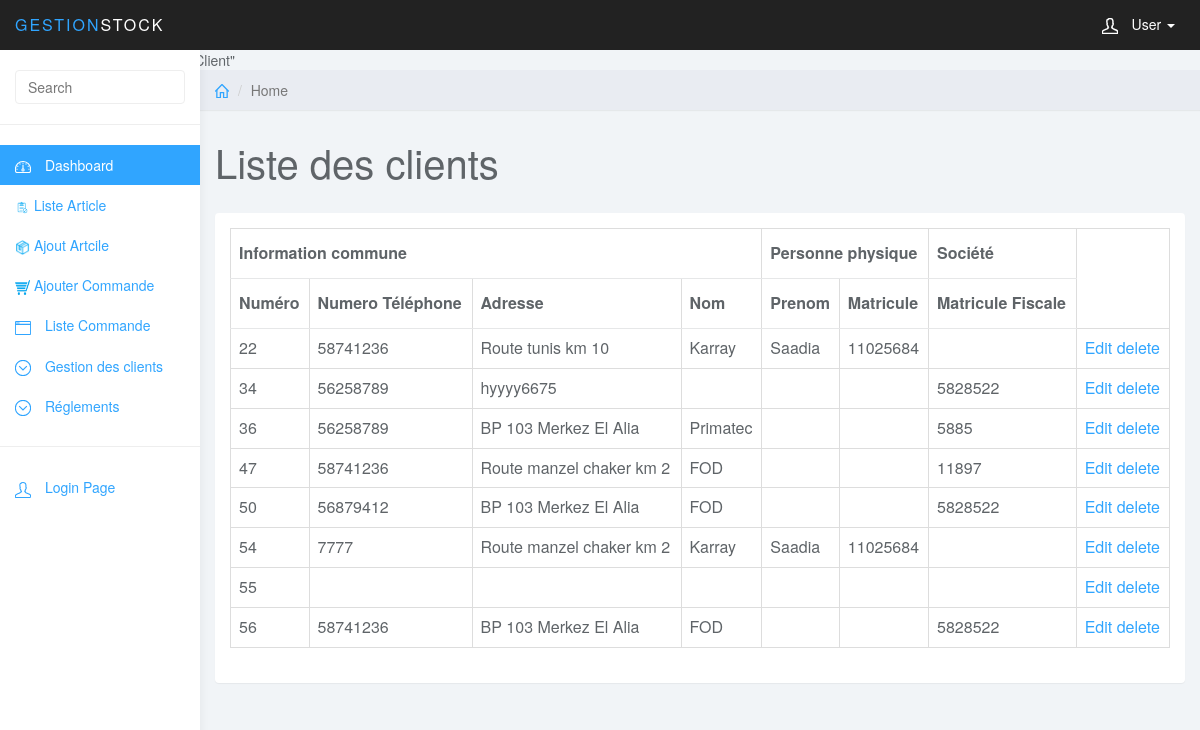
Page /index.controller.php?action=listeClient&controller=client on the committed database.
### tables this page shows
CREATE TABLE `client` (
  `id` int(11) NOT NULL,
  `num_tel` varchar(8) NOT NULL,
  `adr_client` varchar(50) NOT NULL,
  `type_id` char(1) NOT NULL,
  `mat_fiscale` varchar(10) NOT NULL,
  `mat_client` varchar(8) NOT NULL,
  `nom_client` varchar(20) NOT NULL,
  `prenom_client` varchar(20) NOT NULL
);

### models/client.class.php (called while the page is built, shortened)
<?php
class Client
{
	public function getAll($cnx)
	{
		$query = 'SELECT * FROM client';
		$tab=$cnx->query($query)->fetchAll(PDO::FETCH_OBJ);
		return $tab;
	}
}
?>

### views/client/client_liste.php (the view, shortened to what this page needs)
<?php include('include/header.php') ?>
	<div class="col-sm-9 col-sm-offset-3 col-lg-10 col-lg-offset-2 main">
		<div class="row">
			<ol class="breadcrumb">
				<li><a href="index.php"><svg class="glyph stroked home"><use xlink:href="#stroked-home"></use></svg></a></li>
				<li class="active">Home</li>
			</ol>
		</div>
		<div class="row">
			<div class="col-lg-12">
				<h1 class="page-header">Liste des clients</h1>
			</div>
		</div>
		<div class="row">
			<div class="col-lg-12">
				<div class="panel panel-default">
					<div class="panel-body">
						<table class="table table-bordered" >
						    <thead>
								<tr>
								   <th colspan="4" scope="colgroup">Information commune</th>
								   <th colspan="2" scope="colgroup">Personne physique</th>
								   <th colspan="1" scope="colgroup">Société</th>
								</tr>
								 <tr>
								   <th>Numéro</th>
								   <th>Numero Téléphone</th>
								   <th>Adresse</th>
								   <th>Nom</th>
								   <th scope="col">Prenom</th>
								   <th scope="col">Matricule</th>
								   <th scope="col">Matricule Fiscale</th>
								 </tr>
							</thead>
							<?php foreach ($res as $client) { ?>
							<tr>
							<td><?php echo $client->id; ?></td>
							<td><?php echo $client->num_tel; ?></td>
							<td><?php echo $client->adr_client; ?></td>
							<td><?php echo $client->nom_client; ?></td>
							<td><?php echo $client->prenom_client; ?></td>
							<td><?php echo $client->mat_client; ?></td>
							<td><?php echo $client->mat_fiscale; ?></td>
							<td>
							<a href="index.controller.php?controller=client&action=showEdit&id=<?php echo $client->id; ?>">Edit</a>
							<a href="index.controller.php?controller=client&action=supp&id=<?php echo $client->id; ?>"> delete</a>
							</td>
							</tr>
								<?php }?>
						</table>
					</div>
				</div>
			</div>
		</div>
	</div>

### index.controller.php (shortened to what this page needs)
<?php include_once 'include/connexion.php';
$controller='article';
var_dump($_REQUEST['controller']);
var_dump($_REQUEST['action']);
if(isset($_REQUEST['controller']))
{
    $controller =$_REQUEST['controller'];
}
 ?>
<html>
<head>
</head>
<body>
<?php include 'controllers/'.$controller.'.controller.php'; ?>
</body>
</html>

### controllers/client.controller.php (shortened to what this page needs)
<?php
include "include/connexion.php";
include "Models/client.class.php";
	 $id="";
	 $num_tel="";
	 $adr_client="";
	 $type_id="";
	 $mat_client="";
	 $nom_client="";
	 $prenom_client="";
	 $mat_fiscale="";
if(isset($_REQUEST['action']))
$action=$_REQUEST['action'];
$client=new client($id,$num_tel,$adr_client,$type_id,$mat_fiscale,$mat_client,$nom_client,$prenom_client);
switch($action){
	case "listeClient":$res=$client->getAll($cnx);
	include "Views/client/client_liste.php";
	break;
}
?>

### include/header.php (shortened to what this page needs)
<!DOCTYPE html>
<html>
<head>
<link href="css/bootstrap.min.css" rel="stylesheet">
<link href="css/datepicker3.css" rel="stylesheet">
<link href="css/styles.css" rel="stylesheet">
</head>
<body>
	<nav class="navbar navbar-inverse navbar-fixed-top" role="navigation">
		<div class="container-fluid">
			<div class="navbar-header">
				<a class="navbar-brand" href="#"><span>Gestion</span>Stock</a>
				<ul class="user-menu">
					<li class="dropdown pull-right">
						<a href="#" class="dropdown-toggle" data-toggle="dropdown"><svg class="glyph stroked male-user"><use xlink:href="#stroked-male-user"></use></svg> User <span class="caret"></span></a>
					</li>
				</ul>
			</div>
		</div>
	</nav>
    <?php include('menu.php') ?>

### include/menu.php (shortened to what this page needs)
<div id="sidebar-collapse" class="col-sm-3 col-lg-2 sidebar">
		<form role="search" >
			<div class="form-group">
				<input type="text" class="form-control" placeholder="Search">
			</div>
		</form>
		<ul class="nav menu">
			<li class="active"><a href="../index.php"><svg class="glyph stroked dashboard-dial"><use xlink:href="#stroked-dashboard-dial"></use></svg> Dashboard</a></li>
			<li><a href="index.controller.php?action=liste&controller=article"><img src="photos/listeArticle.png" width="15vw" height="15vh"></img> Liste Article</a></li>
			<li><a href="index.controller.php?action=afficheForm&controller=article"><img src="photos/ajoutArticle.png" width="15vw" height="15vh"></img> Ajout Artcile</a></li>
			<li><a href="index.controller.php?action=afficheForm&controller=commande"><img src="photos/commande.png" width="15vw" height="15vh"></img> Ajouter Commande</a></li>
			<li><a href="index.controller.php?action=liste&controller=commande"><svg class="glyph stroked app-window"><use xlink:href="#stroked-app-window"></use></svg> Liste Commande</a></li>
			<li class="parent ">
				<a href="#">
					<span data-toggle="collapse" href="#sub-item-1"><svg class="glyph stroked chevron-down"><use xlink:href="#stroked-chevron-down"></use></svg></span> Gestion des clients
				</a>
			</li>
			<li class="parent ">
				<a href="#">
					<span data-toggle="collapse" href="#sub-item-3"><svg class="glyph stroked chevron-down"><use xlink:href="#stroked-chevron-down"></use></svg></span> Réglements
				</a>
			</li>
			<li role="presentation" class="divider"></li>
			<li><a href="login.html"><svg class="glyph stroked male-user"><use xlink:href="#stroked-male-user"></use></svg> Login Page</a></li>
		</ul>
	</div>

### css/styles.css (style rules this page uses)
body { background: #f1f4f7; padding-top: 50px; color: #5f6468; }
a, a:hover, a:focus { color: #30a5ff; }
h1, h2, h3, h4, h5, h6 { color: #5f6468; }
h1 { font-weight: 300; font-size: 40px; }
.form-control { border: 1px solid #eee; box-shadow: none; }
.navbar-header .navbar-brand { color: #fff; font-size: 16px; text-transform: uppercase; font-weight: 500; letter-spacing: 2px; }
.navbar-header .navbar-brand span { color: #30a5ff; }
.panel { border: 0; }
.navbar { border: 0; }
.user-menu { display: inline-block; margin-top: 14px; margin-right: 10px; float: right; list-style: none; padding: 0; }
.user-menu a { color: #fff; }
.sidebar { display: block; background-color: #fff; padding: 0; display: none; }
.sidebar form { padding: 20px 15px 5px 15px; border-bottom: 1px solid #eee; margin-bottom: 20px; }
@media (min-width: 768px) { .sidebar { display: block; position: fixed; top: 50px; bottom: 0; left: 0; z-index: 1000; display: block; margin: 0; padding: 0; overflow-x: hidden; overflow-y: auto; background-color: #fff; box-shadow: 1px 0px 10px rgba(0, 0, 0, .05); } }
@media (min-width: 768px) { .navbar-header { width: 100%; } }
.sidebar ul.nav .active a, .sidebar ul.nav li.parent a.active, .sidebar ul.nav .active > a:hover, .sidebar ul.nav li.parent a.active:hover, .sidebar ul.nav .active > a:focus, .sidebar ul.nav li.parent a.active:focus { color: #fff; background-color: #30a5ff; }
.sidebar ul.nav li.divider { border-bottom: 1px solid #eee; margin: 20px 0; }
.breadcrumb { border-radius: 0; padding: 10px 15px; background: #e9ecf2; box-shadow: 0 1px 1px rgba(0, 0, 0, .05); margin: 0 ; }
h1.page-header { margin-top: 30px; border-bottom: 0; }
.table { background: #fff; }
.table>thead>tr>th { border-bottom: 1px solid #e6e7e8; vertical-align: middle; height: 50px; }
.sidebar .glyph, .user-menu .glyph { height: 16px; width: 16px; margin: 0 10px 0 0; stroke-width: 3px; }
.user-menu .glyph { stroke-width: 4px; }
.breadcrumb .glyph { height: 14px; width: 14px; margin: -2px 0 0 0; stroke-width: 4px; }

### rows in the picture
client: id "22", num_tel "58741236", adr_client "Route tunis km 10", nom_client "Karray", prenom_client "Saadia", mat_client "11025684"
client: id "34", num_tel "56258789", adr_client "hyyyy6675", mat_fiscale "5828522"
client: id "36", num_tel "56258789", adr_client "BP 103 Merkez El Alia", nom_client "Primatec", mat_fiscale "5885"
client: id "47", num_tel "58741236", adr_client "Route manzel chaker km 2", nom_client "FOD", mat_fiscale "11897"
client: id "50", num_tel "56879412", adr_client "BP 103 Merkez El Alia", nom_client "FOD", mat_fiscale "5828522"
client: id "54", num_tel "7777", adr_client "Route manzel chaker km 2", nom_client "Karray", prenom_client "Saadia", mat_client "11025684"
client: id "55"
client: id "56", num_tel "58741236", adr_client "BP 103 Merkez El Alia", nom_client "FOD", mat_fiscale "5828522"
